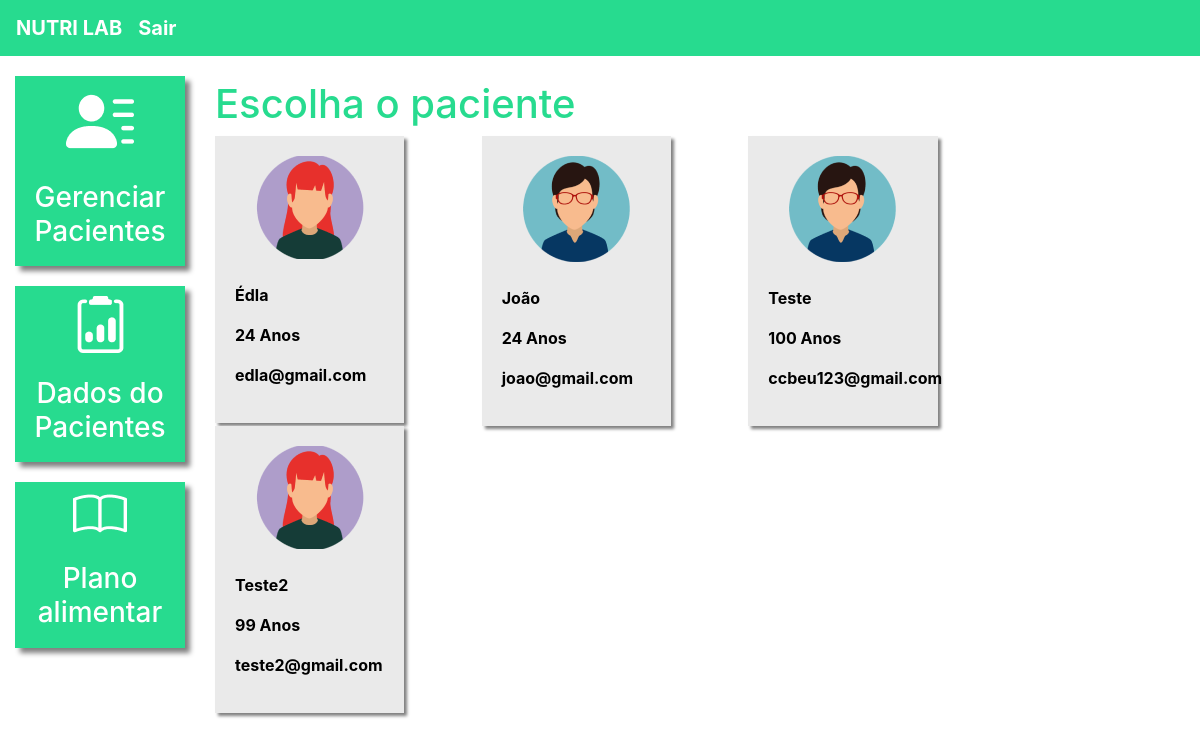
Screenshot of /plano_alimentar_listar/ (signed in) with the database file from the repository.
### plataforma/models.py (models this page shows, shortened)
class Pacientes(models.Model):
    choices_sexo = (('F', 'Feminino'),
                    ('M', 'Maculino'))
    nome = models.CharField(max_length=50)
    sexo = models.CharField(max_length=1, choices=choices_sexo)
    idade = models.IntegerField()
    email = models.EmailField()
    telefone = models.CharField(max_length=19)
    nutri = models.ForeignKey(User, on_delete=models.CASCADE)

### plataforma/views.py (the view)
# urls.py: path('plano_alimentar_listar/', views.plano_alimentar_listar, name="plano_alimentar_listar"),
@login_required(login_url="/auth/login/")
def plano_alimentar_listar(request):
    if request.method == "GET":
        pacientes = Pacientes.objects.filter(nutri=request.user)
        return render(request, 'plano_alimentar_listar.html', {'pacientes': pacientes})

### plataforma/templates/plano_alimentar_listar.html (shortened to what this page needs)
{% extends 'base_plataforma.html' %}
{% load static %}
{% block 'plataforma' %}
    <br>
	<h1 class="titulo">Escolha o paciente</h1>
    <div  class="row">
        {% for paciente in pacientes%}
            <div class="col-md-4">
                <a href="{% url 'plano_alimentar' paciente.id %}" class="link-hover">
                    <div class="card-paciente">
                        <div class="foto-perfil">
                            {% if paciente.sexo == "M"%}
                                <img src="{% static 'plataforma/img/perfil2.png' %}">
                            {% else %}
                                <img src="{% static 'plataforma/img/perfil1.png' %}">
                            {% endif %}
                        </div>
                        <br>
                        <p class="dados">{{paciente.nome}}</p>
                        <p class="dados">{{paciente.idade}} Anos</p>
                        <p class="dados">{{paciente.email}}</p>
                    </div>
                </a>
            </div>
        {% endfor %}
    </div>
{% endblock%}

### templates/static/plataforma/css/css.css (style rules this page uses)
.titulo { color: #27DB8F; }
.card-paciente { background-color: #EAEAEA; width: 80%; box-shadow: 3px 3px 3px gray; padding: 20px; color: black; }
.foto-perfil { text-align: center; }
.dados { font-weight: bold; }

### rows the page displays
Pacientes: nome "Édla", idade "24", email "edla@gmail.com"
Pacientes: nome "João", idade "24", email "joao@gmail.com"
Pacientes: nome "Teste", idade "100", email "ccbeu123@gmail.com"
Pacientes: nome "Teste2", idade "99", email "teste2@gmail.com"
